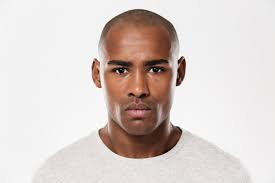
#> input picture tutorial/face data set/images.jpeg, 275 x 183 px
$ python 'scaling and resize.py'
#> lines starting #> are read from the running program, lines starting #| are printed output that depends on the picture
import cv2
import numpy as np

#scaling and resizing
# in opencv (0.0) or original or refrence point is top left of the img

img = cv2.imread("./face data set/images.jpeg")
#> img is the input picture: shape (183, 275, 3); mean B, G, R 204, 207.8, 217.9
# resize func: (lenght,hight)
imgResize = cv2.resize(img,(750,500))
# crop func: [from height: to height , from lengh : to lengh]
imgCropped = imgResize[0:200,250:750]
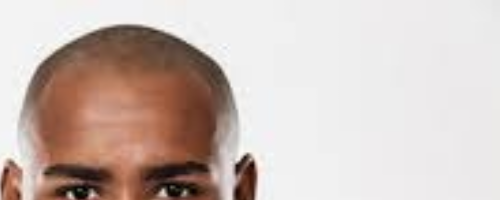
#> imgCropped: shape (200, 500, 3); mean B, G, R 184.3, 190.4, 205.4
# print size of img: (Height, lenght, number of RGB chanels)
print(img.shape)
#| (183, 275, 3)
print("resized = ",imgResize.shape)
#| resized =  (500, 750, 3)
print("cropped = ",imgCropped.shape)
#| cropped =  (200, 500, 3)

cv2.imshow("show",img)
cv2.imshow("resize",imgResize)
cv2.imshow("cropped",imgCropped)
cv2.waitKey(0)
